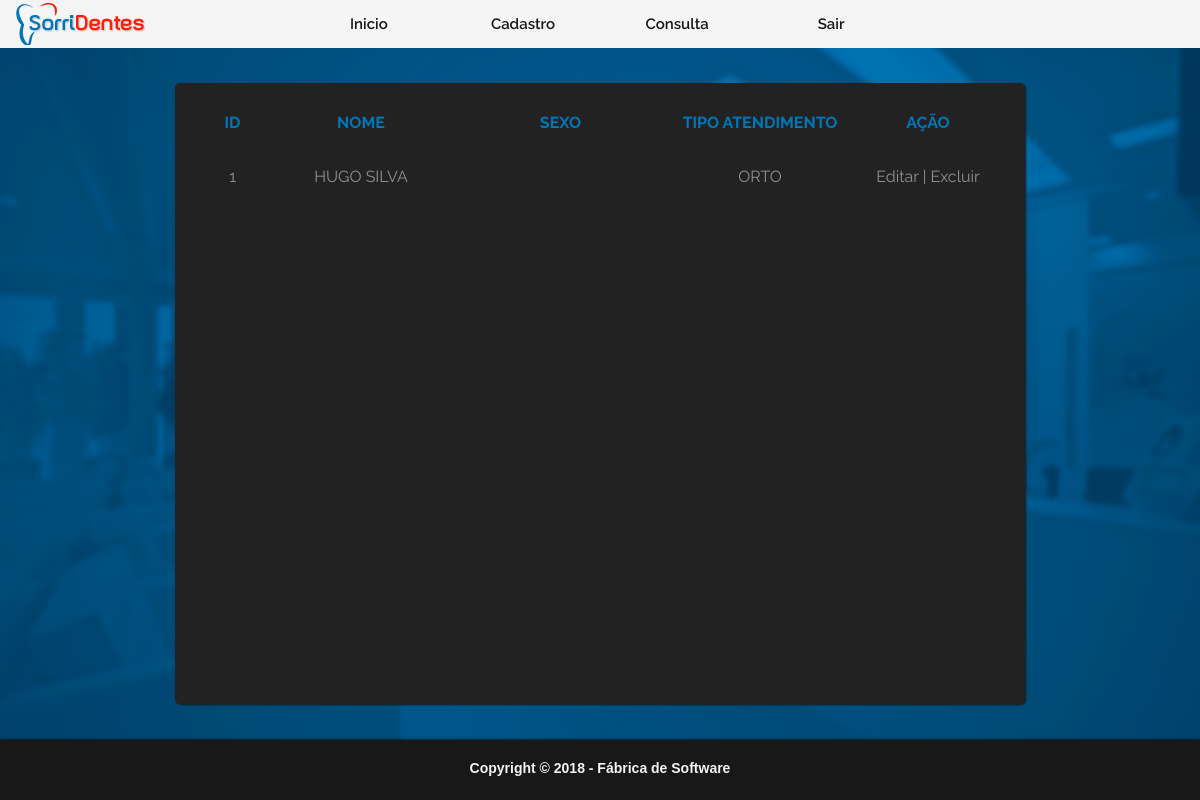
Page /Paciente/TelaPacienteTable.php (signed in) on the earlier database version.
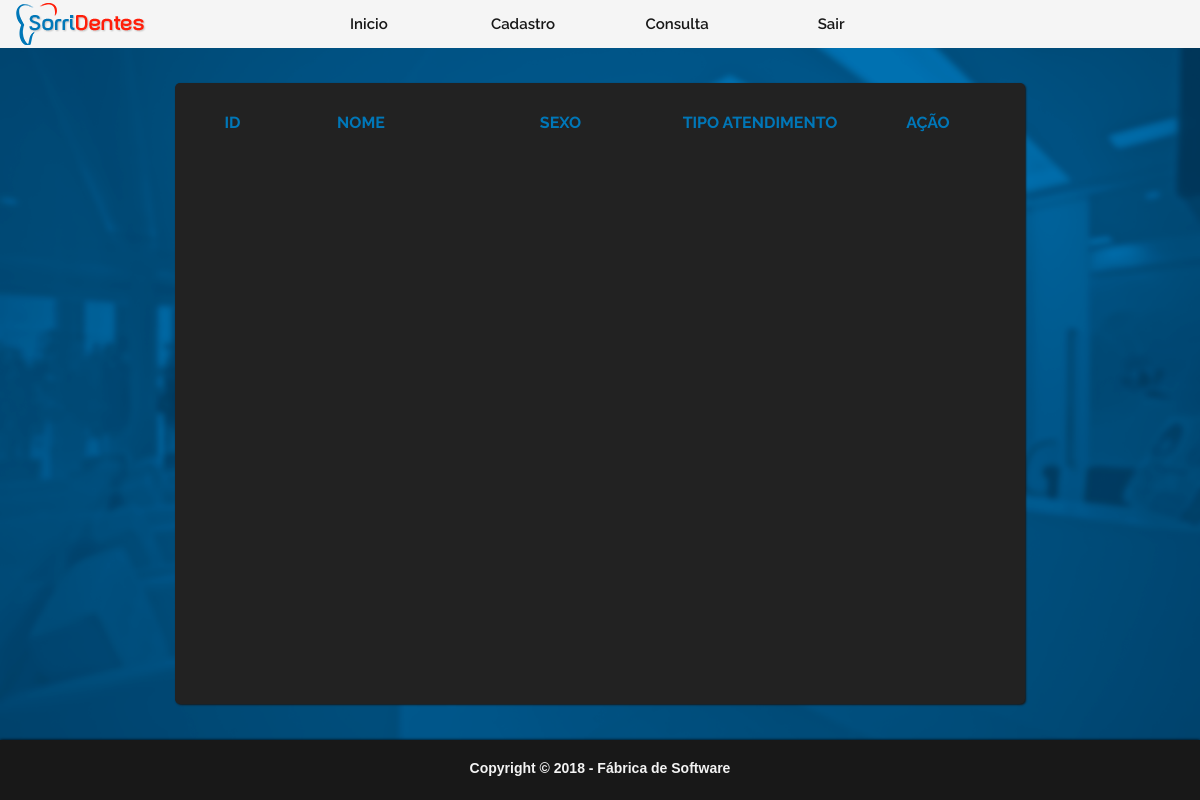
Same page on the later database version.
### tables this page shows
CREATE TABLE PACIENTE(
    IDPACIENTE INT PRIMARY KEY AUTO_INCREMENT,
    NOME VARCHAR(255) NOT NULL,
    SEXO ENUM('Masculino','Feminino') NOT NULL,
    DATANASC DATE NOT NULL,
    CPF VARCHAR(14) NOT NULL,
    PROFISSAO VARCHAR(255) NOT NULL,
    TIPOATENDIMENTO VARCHAR(255) NOT NULL,
    CELULAR VARCHAR(11) NOT NULL,
    ESTADOCIVIL ENUM('Casado(a)','Solteiro(a)','Divorciado(a)','Viúvo(a)','Separado(a)')NOT NULL,
    ENDERECO VARCHAR(255) NOT NULL,
    BAIRRO VARCHAR(255) NOT NULL,
    NUMERO INT(4) NOT NULL,
    SITUACAO ENUM('Atendido','Aguardando Atendimento','Em Espera','Finalizado') DEFAULT 'Em Espera' NOT NULL,
    CIDADE VARCHAR(32) NOT NULL,
    ESTADO CHAR(2) NOT NULL,
    COMPLEMENTO VARCHAR(255) NULL,
    CEP VARCHAR(8) NOT NULL
);

### BancoDeDados/Conexao_Banco_ClinicaSorridentes.php.inc (called while the page is built, shortened)
<?php
abstract class ConexaoDB {
    public $servidor = "localhost";
    public $usuario = "root";
    public $senha = "";
    public function conecta(){
    $this ->conexao = mysqli_connect($this->servidor,$this->usuario,$this->senha)
            or die ($this->trataErro(__FILE__,__FUNCTION__, mysqli_errno(), mysqli_error(), TRUE));
   }
}

### util/daoGenerico.php (called while the page is built, shortened)
<?php
require_once '../BancoDeDados/Conexao_Banco_ClinicaSorridentes.php.inc';
class daoGenerico extends ConexaoDB {
    public function retornaTudo($objeto){
       $sql = "SELECT * FROM ".$objeto->tabela;
       return $this->executaSQL($sql);
   }
   public function executaSQL($sql=null){
       if ($sql != null){
           $query = mysqli_query($this->conexao, $sql) or $this->trataErro(__FILE__,__FUNCTION__);
           $this->linhaAfetada = mysqli_affected_rows($this->conexao);
           if(substr(trim(strtolower($sql)),0,6)=='select'){
               $this->dataset = $query;
               return $query;
           }else{
               return $this->linhaAfetada;
           }
       }
   }
   public function retornaDados($tipo=null){
       switch(strtolower($tipo)){
           case "object":
               return mysqli_fetch_object($this->dataset);
               break;
       }
   }
}

### Paciente/TelaPacienteTable.php (the view, shortened to what this page needs)
<?php
$paciente = new Paciente();
$paciente->retornaTudo($paciente);
?>
<html lang="pt-br">
    <head>
    <link rel="stylesheet" type="text/css" href="../css/style.css">
    <link rel="stylesheet" type="text/css" href="../css/tabela.css">
    <link rel="stylesheet" href="https://cdnjs.cloudflare.com/ajax/libs/font-awesome/4.7.0/css/font-awesome.min.css">
    </head>
    <body ondragstart="return false;">
    <header id="topo">
    <div id="right"><img src="../img/cct.png"></div>
    <nav class="menu" id="menu">
        <ul>
            <li><a href="../Telas/Home.php">Inicio</a></li>
            <li><a href="#">Cadastro</a>
            </li>
            <li><a href="#">Consulta</a>
            </li>
            <li><a href="../Login/Sair.php">Sair</a></li>
        </ul>
    </nav>
    </header>
<div class="centro">
    <div class="conteudo">
      <table>
        <thead>
          <tr class="titulo-table">
            <th class="column1">Id</th>
            <th class="column2">Nome</th>
            <th class="column4">Sexo</th>
            <th class="column5">Tipo Atendimento</th>
            <th class="column6">Ação</th>
          </tr>
        </thead>
        <tbody>
            <?php while ($dado = $paciente->retornaDados("object")){ ?>
          <tr class="tabela">
            <td><?php echo $dado->IDPACIENTE ?></td>
            <td class="up"><?php echo $dado->NOME ?></td>
            <td class="up"><?php echo $dado->SEXO ?></td>
            <td class="up"><?php echo $dado->TIPOATENDIMENTO ?></td>
            <td class="column6"><a href="../Telas/TelaAtualizarPaciente.php?Idpaciente=<?php echo $dado->IDPACIENTE;?>">Editar</a>
                <a href="" id="separador">|</a>
                <a href="javascript: if(confirm('Tem certeza que quer deletar o usuário <?php echo $dado->NOME; ?> ?'))
                    location.href='RemovePaciente.php?Idpaciente=<?php echo $dado->IDPACIENTE; ?>';">Excluir</a>
                </td>
          </tr>
          </tbody>
         <?php } ?>
    </table>
  </div>
</div>
    <footer>
        <h1>Copyright &copy 2018 - Fábrica de Software</h1>
    </footer>
</html>

### css/style.css (style rules this page uses)
* { padding: 0; margin: 0; }
body,html { width: 100%; height: 100%; overflow-y: auto; overflow-x: hidden; background-image: url(../img/fundo.png); background-repeat: no-repeat; background-size: cover; background-attachment: fixed; }
#right { position: absolute; }
.menu { width: 100%; max-height: 48px; background: #f5f5f5; font-family: 'Raleway', sans-serif; z-index: 1; }
.menu ul { z-index: 1; list-style: none; position: relative; text-align: center; }
.menu ul li { width: 150px; display: inline-block; }
.menu a { padding: 15px; display: block; max-height: 48px; text-decoration: none; text-align: center; color: #181818; background: #f5f5f5; font-family: 'Raleway', sans-serif; font-weight: 600!important; font-size: 15px !important; }
footer { background: #181818; width: 100%; min-height: 60px; float: left; position:absolute; left: 0; bottom:0; box-shadow: 0 0 3px #000; }
footer h1 { font-family: 'Montserrat', sans-serif !important; font-size: 14px !important; color: #f3f3f3; text-align: center; margin-top: 20px; cursor: pointer; user-select: none; }
.up { text-transform: uppercase; }

### css/tabela.css (style rules this page uses)
.centro { position: relative; height: calc(100% - 110px); width: 100%; padding: 30px auto; box-sizing: border-box; }
.conteudo { position: absolute; top: 0; bottom: 0; left: 0; right: 0; margin: auto; text-align: center; font-family: 'Raleway', sans-serif !important; border-radius: 5px; background: #222222; color: #fff; box-shadow: 1px 1px 2px #181818; width: 850px; max-width: 90%; height: 90%; overflow-y: auto; line-height: 0; }
table { border-collapse: separate; border-spacing: 10px; }
.conteudo th { padding: 25px 0; }
.conteudo .titulo-table { color: #0077b8; text-transform: uppercase; white-space: nowrap; line-height: 0; }
.column1 { width: 10%; }
.column2 { width: 20%; }
.column4 { width: 28%; }
.column5 { width: 20%; }
.column6 { width: 20%; }
.conteudo table { border: 1px #181818; padding: 5px; margin: 0 auto; text-align: center; user-select: none; white-space: nowrap; }
.conteudo tr { color: #909090; }
.conteudo tr td { padding: 9px 0; }
.conteudo .tabela td a { text-decoration: none; color: inherit; user-select: none; }
#separador { user-select: none; }

Differences in the rows shown:
removed paciente: IDPACIENTE "1", NOME "HUGO SILVA", TIPOATENDIMENTO "ORTO"
